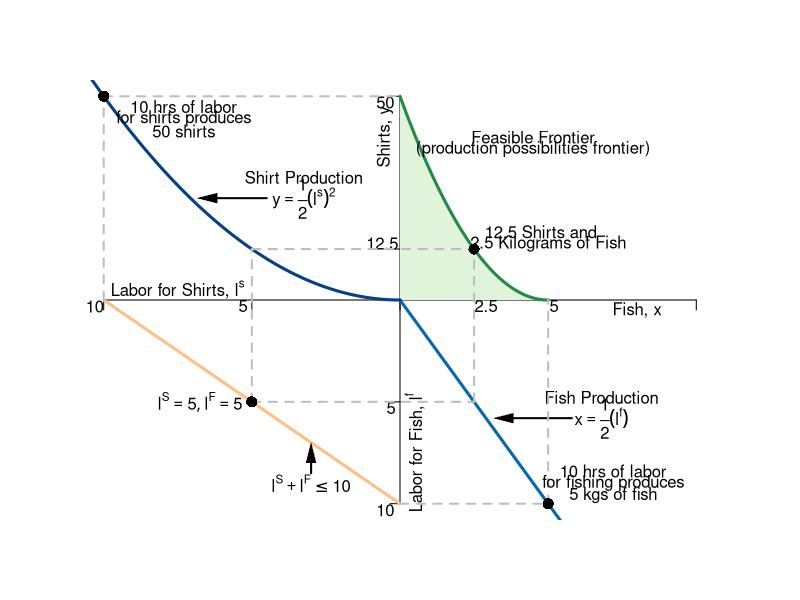

This chart was generated by the following R code:
#Graph Designer: Simon Halliday
#Authors: Bowles, Foley and Halliday
#Title: Coordination, Conflict and Competition: A Text in Microeconomics

require(shape)
pdf(file = "specprodexch/ppf_eos.pdf", width = 9, height = 9)

#Set parameters for graphics
axislabelsize <- 1
graphlinewidth <- 3
segmentlinewidth <- 2

COL <- c("#7fc97f", "#beaed4", "#fdc086", "#ffff99", "#386cb0", "#f0027f", "#bf5b17", "#666666")
COLA <- c("#e0f3db", "#99d8c9","#66c2a4","#41ae76", "#238b45", "#005824")
COLB <- c("#4eb3d3", "#2b8cbe", "#0868ac","#084081")

#Edited the margins to cater for the larger LHS labels
par(mar =  c(4, 4, 4, 4))

#Change this to make it log of l 

# ppf <- function(l, k = 0.5) {
#   k * (1/l)
# }

ppf <- function(fish, k = 0.1, alpha = 2, maxfish = 5) {
  k * (fish - maxfish)^alpha 
}

fishProd <- function(l, k = 0.5){
  (-k)*l
}

feasibleLabor <- function(l, time = 10){
  - time - l
}

manufactureProd <- function(l, k = 0.1, alpha = 2){
  k * (-l)^alpha
}

xlims <- c(-10, 10)
ylims <- c(-10, 10)

npts <- 501 
x <- seq(xlims[1], xlims[2], length.out = npts)
y <- seq(ylims[1], ylims[2], length.out = npts) 
a <- c(13, 15, 17)

plot(0, 0, xlim = xlims, ylim = ylims, type = "n",
     xlab = expression(paste("")),
     ylab = expression(paste("")), 
     xaxt = "n", 
     yaxt = "n", 
     cex.lab = axislabelsize, 
     bty = "n"
)

ticksy <- c(ylims[1], -5, 0, 2.5, ylims[2])
ylabels <- c(NA, NA, NA, NA, NA)
ticksx <- c(xlims[1], -5, 0, xlims[2])
xlabels <- c(NA, NA, NA)

axis(1, at = ticksx, pos = 0, labels = xlabels)
axis(2, at = ticksy, pos = 0, labels = ylabels, las = 1)

npts <- 500 
xx1 <- seq(0, 5, length.out = npts)
xx2 <- seq(0, xlims[2], length.out = npts)
xx3 <- seq(xlims[1], 0, length.out = npts)
xx4 <- seq(-11, 0, length.out = npts)

#Draw the polygon for shading the feasible set
xpoly1 <- seq(from = 0, to = 5, length.out = 500)
ypoly1 <- ppf(xpoly1, k = 10/25, alpha = 2, maxfish = 5)
polygon(x = c(xpoly1, rev(xpoly1[1])), y = c(ypoly1, rev(ypoly1)[1]), col=COLA[1], density=NULL, border = NA)

#Draw the graphs
lines(xx1, ppf(xx1, k = 10/25, alpha = 2, maxfish = 5), col = COLA[5], lwd = graphlinewidth)
lines(xx2, fishProd(xx2, k = 2), col = COLB[3], lwd = graphlinewidth)
lines(xx3, feasibleLabor(xx3, time = 10), col = COL[3], lwd = graphlinewidth)
lines(xx4, manufactureProd(xx4, k = 0.1, alpha = 2), col = COLB[4], lwd = graphlinewidth)

#mtext(expression(paste("Quantity of fish, ", x)), side=1, line = 2.5, cex = axislabelsize)
text(-0.5, 8, expression(paste("Shirts, ", y)), xpd = TRUE, cex = axislabelsize, srt = 90) 
text(8, -0.5, expression(paste("Fish, ", x)), xpd = TRUE, cex = axislabelsize)
text(0.5, -7.5, expression(paste("Labor for Fish, ", l^f)), xpd = TRUE, cex = axislabelsize, srt= 90) 
text(-7.5, 0.5, expression(paste("Labor for Shirts, ", l^s)), xpd = TRUE, cex = axislabelsize)

#Label the points on the axes we want
text(-0.6, 2.8, expression(paste(12.5)), xpd = TRUE, cex = axislabelsize)
text(-0.5, 9.7, expression(paste(50)), xpd = TRUE, cex = axislabelsize)
text(2.9, -0.3, expression(paste(2.5)), xpd = TRUE, cex = axislabelsize)
text(5.2, -0.3, expression(paste(5)), xpd = TRUE, cex = axislabelsize)
text(-5.3, -0.3, expression(paste(5)), xpd = TRUE, cex = axislabelsize)
text(-0.3, -5.3, expression(paste(5)), xpd = TRUE, cex = axislabelsize)
text(-10.3, -0.3, expression(paste(10)), xpd = TRUE, cex = axislabelsize)
text(-0.5, -10.3, expression(paste(10)), xpd = TRUE, cex = axislabelsize)

#Label the two production functions
#Clothing
text(-3.25, 6, expression(paste("Shirt Production")), xpd = TRUE, cex = axislabelsize)
text(-3.25, 5, expression(paste(y == frac(1,2)(l^s)^2)), xpd = TRUE, cex = axislabelsize)
Arrows(-4.5, 5, -6.5, 5, col = "black", lty = 1, lwd = 2, arr.type = "triangle", arr.lwd = 0.5)

#Fishing
text(6.8, -4.8, expression(paste("Fish Production")), xpd = TRUE, cex = axislabelsize)
text(6.8, -5.8, expression(paste(x == frac(1,2)(l^f))), xpd = TRUE, cex = axislabelsize)
Arrows(5.8, -5.8, 3.5, -5.8, col = "black", lty = 1, lwd = 2, arr.type = "triangle", arr.lwd = 0.5)

#Draw segments for the 50/50 split of time
segments(-5, -5, -5, 2.5, lty = 2, col = "gray", lwd = segmentlinewidth)
segments(-5, -5, 2.5, -5, lty = 2, col = "gray", lwd = segmentlinewidth)
segments(-5, 2.5, 2.5, 2.5, lty = 2, col = "gray", lwd = segmentlinewidth)
segments(2.5, -5, 2.5, 2.5, lty = 2, col = "gray", lwd = segmentlinewidth)

#Annotate Max time on clothes
segments(-10, 0, -10, 10, lty = 2, col = "gray", lwd = segmentlinewidth)
segments(-10, 10, 0, 10, lty = 2, col = "gray", lwd = segmentlinewidth)
text(-7.3, 9.5, expression(paste("10 hrs of labor")))
text(-7.3, 8.9, expression(paste("for shirts produces")))
text(-7.3, 8.3, expression(paste("50 shirts")))
points(-10, 10, pch = 16, col = "black", cex = 1.5)

#Annotate Max time on fishing
segments(0, -10, 5, -10, lty = 2, col = "gray", lwd = segmentlinewidth)
segments(5, -10, 5, 0, lty = 2, col = "gray", lwd = segmentlinewidth)
text(7.2, -8.4, expression(paste("10 hrs of labor")))
text(7.2, -9, expression(paste("for fishing produces")))
text(7.2, -9.6, expression(paste("5 kgs of fish")))
points(5, -10, pch = 16, col = "black", cex = 1.5)

#Annotate point on ppf 
points(2.5, 2.5, pch = 16, col = "black", cex = 1.5)
text(4.75, 3.35, expression(paste("12.5 Shirts and")))
text(5, 2.75, expression(paste("2.5 Kilograms of Fish")))

#Annotate point on labor feasibility frontier
points(-5, -5, pch = 16, col = "black", cex = 1.5)
text(-6.75, -5, expression(paste(list(l^S ==5, l^F == 5) )))

text(-3, -9, expression(paste(l^S + l^F <= 10)))
Arrows(-3, -8.5, -3, -7.5, col = "black", lty = 1, lwd = 2, arr.type = "triangle", arr.lwd = 0.5)

#Label the feasible frontier
text(4.5, 8, expression("Feasible Frontier"))
text(4.5, 7.4, expression("(production possibilities frontier)"))


dev.off()
